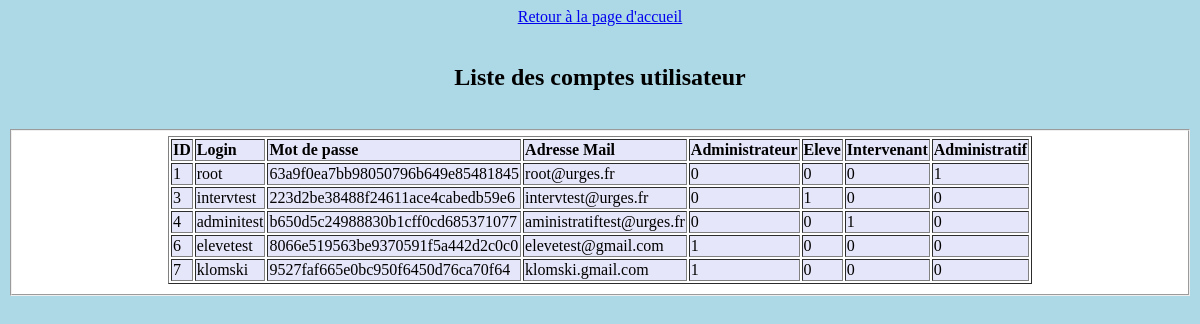
The page /admin/Comptes.php on the database as committed earlier.
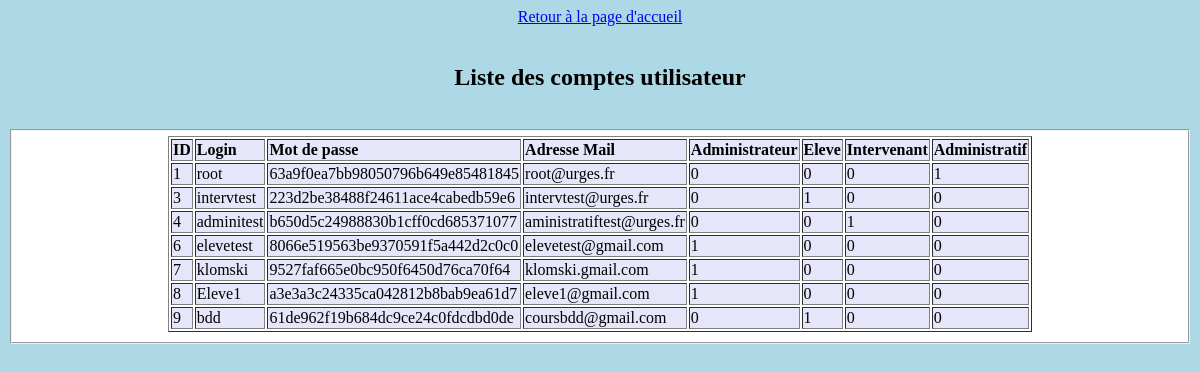
The same page on the database as committed later.
### tables this page shows
CREATE TABLE `user` (
  `id_user` int(11) NOT NULL,
  `login` varchar(60) NOT NULL,
  `pass` varchar(60) NOT NULL,
  `mail` varchar(80) NOT NULL,
  `d1` int(11) NOT NULL,
  `d2` int(11) NOT NULL,
  `d3` int(11) NOT NULL,
  `d4` int(11) NOT NULL
);

### admin/Comptes.php (the view, shortened to what this page needs)
<!DOCTYPE html>
<html>
<head>
		<link rel="stylesheet" type="text/css" href="css/css.css">
	<?php include('functions/bdd.php'); ?>
</head>
<body>
<a href="index.php"><center>Retour à la page d'accueil</center></a><br>
<center><h2>Liste des comptes utilisateur</h2></center><br>
<?php
	$req = "SELECT * FROM `user`";
	$ex=$link->prepare($req);
	$ex->execute();
	echo "<fieldset>";
	echo "<center><table border=1>";
			echo "<tr>";
				echo "<td><strong>ID</strong></td>";
				echo "<td><strong>Login</strong></td>";
				echo "<td><strong>Mot de passe</strong></td>";
				echo "<td><strong>Adresse Mail</strong></td>";
				echo "<td><strong>Administrateur</strong></td>";
				echo "<td><strong>Eleve</strong></td>";
				echo "<td><strong>Intervenant</strong></td>";
				echo "<td><strong>Administratif</strong></td>";
			echo "</tr>";
		while ($row=$ex->fetch())
		{
			echo "<tr>";
				echo "<td>".$row['id_user']."</td>";
				echo "<td>".$row['login']."</td>";
				echo "<td>".$row['pass']."</td>";
				echo "<td>".$row['mail']."</td>";
				echo "<td>".$row['d1']."</td>";
				echo "<td>".$row['d2']."</td>";
				echo "<td>".$row['d3']."</td>";
				echo "<td>".$row['d4']."</td>";
			echo "</tr>";
		}
	echo "</table></center>";
	echo "</fieldset>";
?>
</body>
</html>

Rows that differ between the two databases and show on the page:
added user: id_user "8", login "Eleve1", pass "a3e3a3c24335ca042812b8bab9ea61d7", mail "eleve1@gmail.com", d1 "1", d2 "0", d3 "0", d4 "0"
added user: id_user "9", login "bdd", pass "61de962f19b684dc9ce24c0fdcdbd0de", mail "coursbdd@gmail.com", d1 "0", d2 "1", d3 "0", d4 "0"
